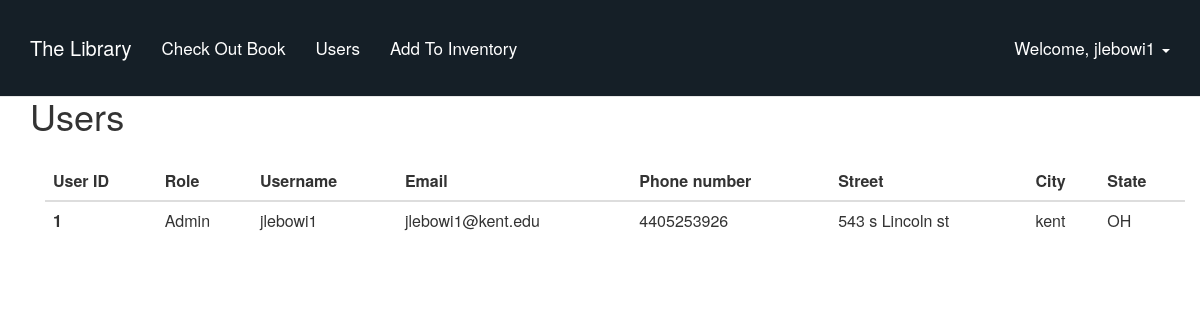
The page /user_management/ (signed in) on the database as committed earlier.
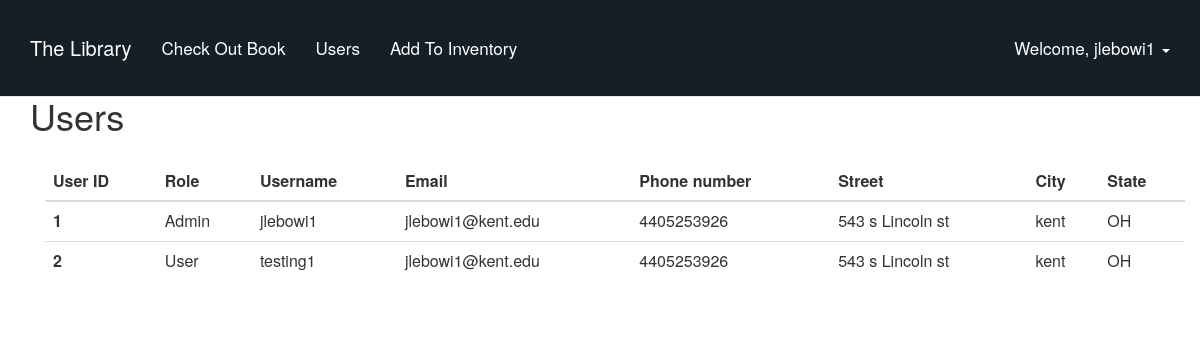
The same page on the database as committed later.
### tables this page shows
CREATE TABLE `users` (
  `user_id` INTEGER NOT NULL PRIMARY KEY AUTOINCREMENT,
  `registered_at` TIMESTAMP NOT NULL DEFAULT (strftime('%Y-%m-%d %H:%M:%S', 'now', 'localtime')),
  `last_login` TIMESTAMP NOT NULL DEFAULT (strftime('%Y-%m-%d %H:%M:%S', 'now', 'localtime')),
  `username` VARCHAR(255),
  `password` VARCHAR(200),
  `email` VARCHAR(200),
  `phone_number` VARCHAR(200),
  `street` VARCHAR(200),
  `city` VARCHAR(200),
  `state` VARCHAR(200)
);

### manage.py (the view)
@app.route("/user_management/")
@login_required
def user_management():
    users_dict = functions.all_users()
    return render_template('users.html', username=session['username'], users = users_dict)

### utils/functions.py (called while the page is built)
def get_database_connection():
    import sqlite3
    sqlite_file = 'database.db'
    file_exists = os.path.isfile(sqlite_file)
    conn = sqlite3.connect(sqlite_file)
    if not file_exists:
        create_sqlite_tables(conn)
    if os.stat(sqlite_file).st_size == 0:
        create_sqlite_tables(conn)
    return conn

def all_users():
    conn = get_database_connection()
    try:
        cursor = conn.cursor()
        cursor.execute("SELECT user_id, username, email, phone_number, street, city, state, \
        (user_id IN (SELECT user_id FROM users NATURAL JOIN staff)) AS is_admin \
        FROM users;")
        results = cursor.fetchall()
        conn.commit()
        cursor.close()
        return results
    except:
        cursor.close()

### templates/users.html
{% extends "index.html" %}
{% block content %}
<div class="container">
    <h1>Users</h1>
    <div class="container">
        <table class="table">
            <thead>
              <tr>
                <th scope="col">User ID</th>
                <th scope="col">Role</th>
                <th scope="col">Username</th>
                <th scope="col">Email</th>
                <th scope="col">Phone number</th>
                <th scope="col">Street</th>
                <th scope="col">City</th>
                <th scope="col">State</th>
              </tr>
            </thead>
            <tbody>
                {% for user in users %}
                    <tr>
                        <th scope = "row">{{user[0]}}</th>
                        {% if user[7] == 1 %}
                            <td>Admin</td>
                        {% else %}
                            <td>User</td>
                        {% endif %}
                        <td>{{user[1]}}</td>
                        <td>{{user[2]}}</td>
                        <td>{{user[3]}}</td>
                        <td>{{user[4]}}</td>
                        <td>{{user[5]}}</td>
                        <td>{{user[6]}}</td>
                    </tr>
                {% endfor %}
            </tbody>
          </table>
    </div>
</div>
{% endblock %}

### templates/index.html (shortened to what this page needs)
<html>
    <head>
        <link rel='stylesheet' href='{{ url_for("static", filename="css/bootstrap.min.css") }}'>
        <link rel='stylesheet' href='{{ url_for("static", filename="css/base.css") }}'>
        <link rel="stylesheet" href="https://maxcdn.bootstrapcdn.com/bootstrap/3.4.0/css/bootstrap.min.css">
    </head>
    <body>
        <nav class="navbar navbar-default navbar-fixed-top" style="background-color: #151f27;">
            <div class="container">
                <div class="navbar-header">
                    <a class="navbar-brand" href="/" style="color:white;">
                      The Library
                    </a>
                </div>
                <div id="navbar" class="navbar-collapse collapse">
                    <ul class="nav navbar-nav" id="navbar-links">
                        {% if username %}
                            <li>
                                <a href="/checkout" style="color:white;">Check Out Book</a>
                            </li>
                        {% else %}
                            <li>
                                <a href="/" style="color:white;"> HOME </a>
                            </li>
                        {% endif %}
                        {% if session['admin'] %}
                        <li>
                            <a href="/user_management" style="color:white;">Users</a>
                        </li>
                        <li>
                            <a href="/add_books" style="color:white;">Add To Inventory</a>
                        </li>
                        {% endif %}
                    </ul>
                    <ul class="nav navbar-nav navbar-right">
                        {% if username %}
                            <li class="dropdown">
                                <a href="#" class="dropdown-toggle" data-toggle="dropdown" role="button" aria-haspopup="true" aria-expanded="false" style="color:white;">
                                    Welcome, {{ username }} <span class="caret"></span>
                                </a>
                            </li>
                        {% else %}
                            <li><a style="color:white;" href="/signup/"><span class="glyphicon glyphicon-user"></span> Sign Up </a></li>
                            <li><a style="color:white;" href="/login/"><span class="glyphicon glyphicon-log-in"></span> Login </a></li>
                        {% endif %}
                    </ul>
                </div>
            </div>
        </nav>
        {% block content %}
        {% endblock %}
    </body>
</html>

### static/css/base.css (style rules this page uses)
body { background-color: rgb(242, 243, 244); }
.navbar-default { font-size: 17px; margin: 0; padding: 7px; }
nav .navbar-brand { font-size: 20px; }
.container { padding: 16px; }

Rows that differ between the two databases and show on the page:
added users: user_id "2", shows "User", username "testing1", email "jlebowi1@kent.edu", phone_number "4405253926", street "543 s Lincoln st", city "kent", state "OH"
